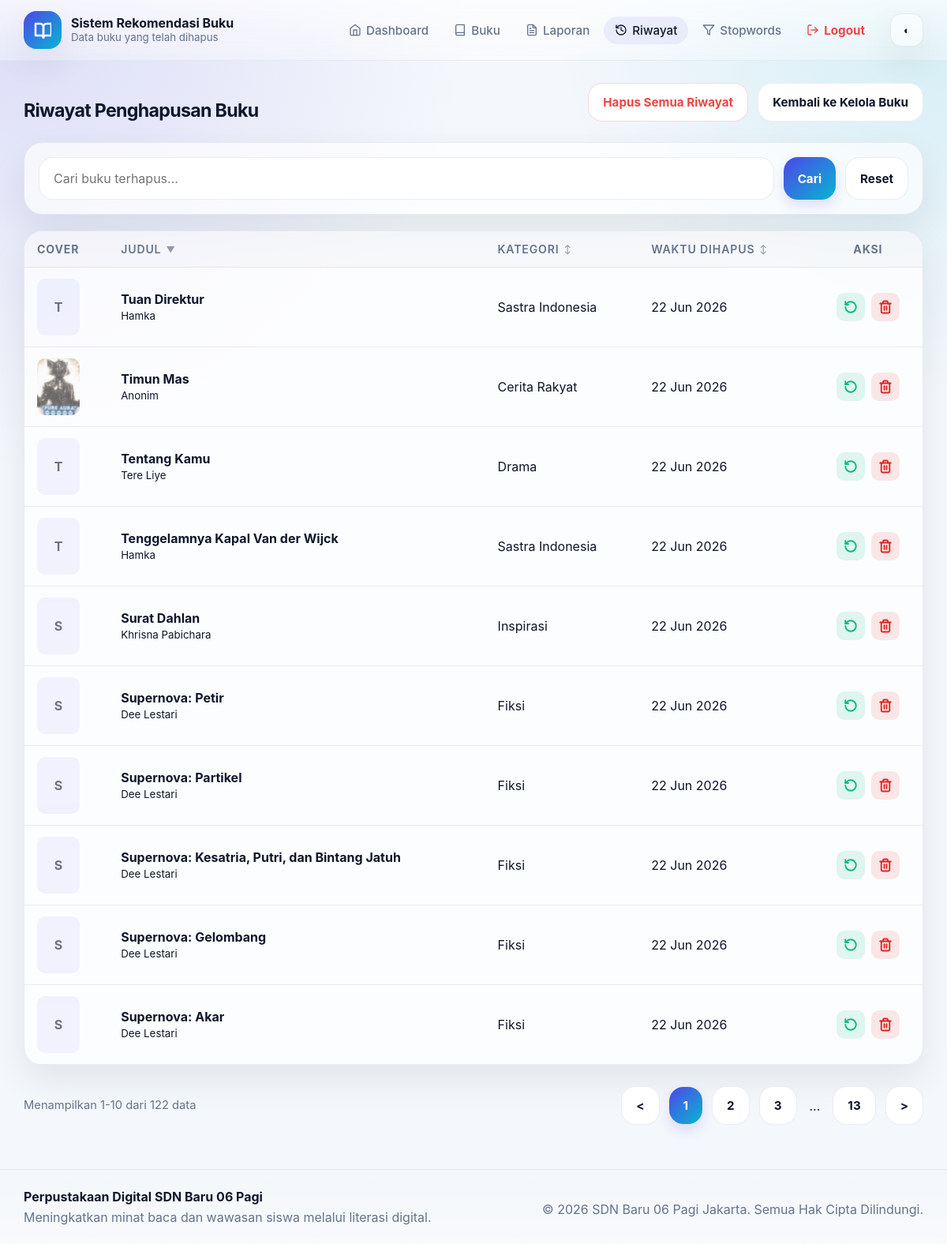
The app's page /admin/book-history.php?sort=title&order=desc&page=1 (signed in) with its own data.
### tables this page shows
CREATE TABLE `books` (
  `id` int(11) NOT NULL,
  `title` varchar(200) NOT NULL,
  `author` varchar(150) NOT NULL,
  `category` varchar(100) NOT NULL,
  `year` int(11) DEFAULT NULL,
  `description` text NOT NULL,
  `keywords` text DEFAULT NULL,
  `cover_image` varchar(255) DEFAULT NULL,
  `deleted_at` timestamp NULL DEFAULT NULL,
  `created_at` timestamp NOT NULL DEFAULT current_timestamp(),
  `updated_at` timestamp NULL DEFAULT NULL ON UPDATE current_timestamp()
);

### admin/book-history.php (the view, shortened to what this page needs)
<?php
require_once __DIR__ . '/../includes/functions.php';
$conn = db();
function clean_sort_key(string $key, array $allowed, string $default): string
{
    return array_key_exists($key, $allowed) ? $key : $default;
}
function clean_sort_order(string $order): string
{
    $order = strtolower($order);
    return $order === 'asc' ? 'ASC' : 'DESC';
}
function build_query_string(array $params): string
{
    return http_build_query($params);
}
$search = trim($_GET['search'] ?? '');
$allowedSort = [
    'title' => 'title',
    'author' => 'author',
    'category' => 'category',
    'year' => 'year',
    'deleted_at' => 'deleted_at',
];
$sort = clean_sort_key((string) ($_GET['sort'] ?? 'deleted_at'), $allowedSort, 'deleted_at');
$order = clean_sort_order((string) ($_GET['order'] ?? 'desc'));
$sortColumn = $allowedSort[$sort];
$page = max(1, (int) ($_GET['page'] ?? 1));
$perPage = 10;
$offset = ($page - 1) * $perPage;
$whereSql = ' WHERE deleted_at IS NOT NULL';
$countSql = 'SELECT COUNT(*) AS total FROM books';
$listSql = 'SELECT * FROM books';
$countSql .= $whereSql;
$listSql .= $whereSql . " ORDER BY {$sortColumn} {$order} LIMIT {$perPage} OFFSET {$offset}";
$totalBooks = 0;
$countResult = $conn->query($countSql);
if ($countResult) {
    $totalBooks = (int) ($countResult->fetch_assoc()['total'] ?? 0);
}
$result = $conn->query($listSql);
$books = [];
if ($result) {
    while ($row = $result->fetch_assoc()) {
        $books[] = $row;
    }
}
$totalPages = max(1, (int) ceil($totalBooks / $perPage));
function sort_link(
    string $label,
    string $key,
    string $currentSort,
    string $currentOrder,
    array $baseParams
): string {
    $isActive = $currentSort === $key;
    $nextOrder = (
        $isActive && strtoupper($currentOrder) === 'ASC'
    ) ? 'desc' : 'asc';
    $baseParams['sort'] = $key;
    $baseParams['order'] = $nextOrder;
    $baseParams['page'] = 1;
    $icon = '↕';
    if ($isActive) {
        $icon = strtoupper($currentOrder) === 'ASC'
            ? '▲'
            : '▼';
    }
    $url = 'book-history.php?' . build_query_string($baseParams);
    return '
        <a
            href="' . e($url) . '"
            style="
                display:flex;
                align-items:center;
                gap:6px;
                text-decoration:none;
                color:inherit;
                font-weight:600;
            "
        >
            <span>' . e($label) . '</span>
            <span style="font-size:11px;opacity:.7;">' . $icon . '</span>
        </a>
    ';
}
$baseParams = [];
?>
<section class="container">
    <div class="section-head">
        <div>
            <h2>Riwayat Penghapusan Buku</h2>
        </div>
        <div class="form-actions">
            <?php if ($totalBooks > 0): ?>
            <button class="btn btn-soft" style="color: #ef4444; border-color: rgba(239, 68, 68, 0.2);" onclick="document.getElementById('deleteAllModal').classList.remove('hidden')">Hapus Semua Riwayat</button>
            <?php endif; ?>
            <a class="btn btn-soft" href="books.php">Kembali ke Kelola Buku</a>
        </div>
    </div>
    <div class="section">
        <form method="get" class="search-panel" style="margin-bottom: 20px;">
            <div class="search-row">
                <input
                    class="search-input"
                    type="text"
                    name="search"
                    value="<?= e($search); ?>"
                    placeholder="Cari buku terhapus..."
                >
                <button class="btn btn-primary" type="submit">Cari</button>
                <a class="btn btn-soft" href="book-history.php">Reset</a>
            </div>
        </form>
    </div>
    <div class="table-wrap">
        <table>
            <thead>
                <tr>
                    <th>Cover</th>
                    <th><?= sort_link('Judul', 'title', $sort, $order, $baseParams); ?></th>
                    <th><?= sort_link('Kategori', 'category', $sort, $order, $baseParams); ?></th>
                    <th><?= sort_link('Waktu Dihapus', 'deleted_at', $sort, $order, $baseParams); ?></th>
                    <th style="text-align: center;">Aksi</th>
                </tr>
            </thead>
            <tbody>
            <?php if (!$books): ?>
                <tr>
                    <td colspan="5">Belum ada data buku yang dihapus.</td>
                </tr>
            <?php else: ?>
                <?php foreach ($books as $book): ?>
                    <tr>
                        <td>
                            <?php if (!empty($book['cover_image'])): ?>
                                <img
                                    src="<?= e('../' . ltrim((string) $book['cover_image'], '/')); ?>"
                                    alt="<?= e($book['title']); ?>"
                                    style="width:54px;height:72px;object-fit:cover;border-radius:10px;opacity:0.6;"
                                >
                            <?php else: ?>
                                <div style="width:54px;height:72px;border-radius:10px;background:rgba(99,102,241,.12);display:flex;align-items:center;justify-content:center;font-weight:700;opacity:0.6;">
                                    <?= e(mb_strtoupper(mb_substr((string) $book['title'], 0, 1))); ?>
                                </div>
                            <?php endif; ?>
                        </td>
                        <td><strong><?= e($book['title']); ?></strong><br><small><?= e($book['author']); ?></small></td>
                        <td><?= e($book['category']); ?></td>
                        <td><?= format_date_id($book['deleted_at']); ?></td>
                        <td style="text-align: center;">
                            <div class="form-actions" style="justify-content: center; gap: 8px;">
                                <a class="btn-icon btn-restore" href="javascript:void(0);" onclick="confirmRestore(<?= (int) $book['id']; ?>)" title="Restore">
                                    <svg xmlns="http://www.w3.org/2000/svg" width="18" height="18" viewBox="0 0 24 24" fill="none" stroke="currentColor" stroke-width="2.5" stroke-linecap="round" stroke-linejoin="round"><path d="M3 12a9 9 0 1 0 9-9 9.75 9.75 0 0 0-6.74 2.74L3 8"/><path d="M3 3v5h5"/></svg>
                                </a>
                                <a class="btn-icon btn-delete" href="javascript:void(0);" onclick="confirmForceDelete(<?= (int) $book['id']; ?>)" title="Hapus Permanen">
                                </a>
                            </div>
                        </td>
                    </tr>
                <?php endforeach; ?>
            <?php endif; ?>
            </tbody>
        </table>
    </div>
    <div class="section" style="display:flex;align-items:center;justify-content:space-between;gap:12px;flex-wrap:wrap;">
        <div class="helper">
            Menampilkan <?= $totalBooks ? ($offset + 1) : 0; ?>-<?= min($offset + $perPage, $totalBooks); ?> dari <?= $totalBooks; ?> data
        </div>
        <div class="form-actions" style="flex-wrap:wrap; align-items:center;">
    <?php
    $prevParams = $baseParams;
    $prevParams['sort'] = $sort;
    $prevParams['order'] = strtolower($order);
    $prevParams['page'] = max(1, $page - 1);
    $nextParams = $baseParams;
    $nextParams['sort'] = $sort;
    $nextParams['order'] = strtolower($order);
    $nextParams['page'] = min($totalPages, $page + 1);
    $window = 2;
    ?>
    <a
        class="btn btn-soft <?= $page <= 1 ? 'disabled' : ''; ?>"
        href="book-history.php?<?= e(build_query_string($prevParams)); ?>"
    >
        &lt;
    </a>
    <?php for ($i = 1; $i <= $totalPages; $i++): ?>
        <?php if (
            $i == 1 ||
            $i == $totalPages ||
            ($i >= $page - $window && $i <= $page + $window)
        ): ?>
            <?php
            $params = $baseParams;
            $params['sort'] = $sort;
            $params['order'] = strtolower($order);
            $params['page'] = $i;
            $active = $i === $page;
            ?>
            <a
                class="btn <?= $active ? 'btn-primary' : 'btn-soft'; ?>"
                href="book-history.php?<?= e(build_query_string($params)); ?>"
            >
                <?= $i; ?>
            </a>
        <?php elseif (
            $i == $page - $window - 1 ||
            $i == $page + $window + 1
        ): ?>
            <span style="padding:0 4px;">...</span>
        <?php endif; ?>
    <?php endfor; ?>
    <a
        class="btn btn-soft <?= $page >= $totalPages ? 'disabled' : ''; ?>"
        href="book-history.php?<?= e(build_query_string($nextParams)); ?>"
    >
        &gt;
    </a>
</div>
</section>

### assets/css/style.css (style rules this page uses)
:root { --bg: #f4f7fb; --bg-2: #ffffff; --text: #0f172a; --muted: #64748b; --primary: #4f46e5; --primary-2: #06b6d4; --border: rgba(148, 163, 184, 0.2); --shadow: 0 18px 45px rgba(15, 23, 42, 0.08); --shadow-strong: 0 24px 60px rgba(15, 23, 42, 0.14); --card: rgba(255, 255, 255, 0.75); --glass: rgba(255, 255, 255, 0.55); --chip: rgba(79, 70, 229, 0.08); }
* { box-sizing: border-box; }
html { scroll-behavior: smooth; }
body { margin: 0; font-family: Inter, system-ui, -apple-system, BlinkMacSystemFont, "Segoe UI", sans-serif; background: radial-gradient(circle at top left, rgba(79, 70, 229, 0.15), transparent 30%), radial-gradient(circle at top right, rgba(6, 182, 212, 0.14), transparent 25%), var(--bg); color: var(--text); min-height: 100vh; display: flex; flex-direction: column; }
a { color: inherit; text-decoration: none; }
img { max-width: 100%; display: block; }
.container { width: 95%; max-width: 1800px; margin: 0 auto; }
.search-panel { margin-top: 12px; padding: 18px; border-radius: 24px; background: rgba(255, 255, 255, 0.68); border: 1px solid var(--border); box-shadow: var(--shadow); }
.search-row { display: flex; gap: 12px; }
.search-input { flex: 1; border: 1px solid var(--border); border-radius: 18px; padding: 16px 18px; background: var(--bg-2); color: var(--text); font: inherit; outline: none; box-shadow: inset 0 1px 0 rgba(255,255,255,0.02); }
.btn { border: 0; border-radius: 18px; padding: 14px 18px; font-family: inherit; font-size: 0.95rem; font-weight: 700; cursor: pointer; transition: transform 180ms ease, box-shadow 180ms ease, opacity 180ms ease; display: inline-flex; align-items: center; justify-content: center; gap: 8px; }
.btn-primary { color: white; background: linear-gradient(135deg, var(--primary), var(--primary-2)); box-shadow: 0 8px 16px rgba(79, 70, 229, 0.15); }
.btn-soft { color: var(--text); background: var(--bg-2); border: 1px solid var(--border); }
.section { margin-top: 26px; }
.section-head { display: flex; align-items: end; justify-content: space-between; gap: 12px; margin-bottom: 16px; }
.section-head h2, .section-head h3 { margin: 0; font-size: 1.45rem; letter-spacing: -0.03em; }
.table-wrap { overflow: auto; border-radius: 24px; border: 1px solid var(--border); background: var(--card); box-shadow: var(--shadow); }
table { width: 100%; border-collapse: collapse; min-width: 860px; }
th, td { padding: 14px 16px; text-align: left; border-bottom: 1px solid var(--border); vertical-align: middle; }
th { color: var(--muted); font-size: 0.88rem; text-transform: uppercase; letter-spacing: 0.06em; background: rgba(148,163,184,0.05); }
.form-actions { display: flex; gap: 12px; flex-wrap: wrap; }
.helper { color: var(--muted); font-size: 0.92rem; line-height: 1.6; }
.btn-icon { display: inline-flex; align-items: center; justify-content: center; width: 36px; height: 36px; border-radius: 10px; transition: 200ms ease; flex-shrink: 0; }
.btn-delete { background: rgba(239, 68, 68, 0.12); color: #dc2626; }
.btn-restore { background: rgba(16, 185, 129, 0.12); color: #10b981; }

### records on screen
books: title "T", title "Tuan Direktur", author "Hamka", category "Sastra Indonesia", deleted_at "22 Jun 2026"
books: cover_image (picture), title "Timun Mas", author "Anonim", category "Cerita Rakyat", deleted_at "22 Jun 2026"
books: title "T", title "Tentang Kamu", author "Tere Liye", category "Drama", deleted_at "22 Jun 2026"
books: title "T", title "Tenggelamnya Kapal Van der Wijck", author "Hamka", category "Sastra Indonesia", deleted_at "22 Jun 2026"
books: title "S", title "Surat Dahlan", author "Khrisna Pabichara", category "Inspirasi", deleted_at "22 Jun 2026"
books: title "S", title "Supernova: Petir", author "Dee Lestari", category "Fiksi", deleted_at "22 Jun 2026"
books: title "S", title "Supernova: Partikel", author "Dee Lestari", category "Fiksi", deleted_at "22 Jun 2026"
books: title "S", title "Supernova: Kesatria, Putri, dan Bintang Jatuh", author "Dee Lestari", category "Fiksi", deleted_at "22 Jun 2026"
books: title "S", title "Supernova: Gelombang", author "Dee Lestari", category "Fiksi", deleted_at "22 Jun 2026"
books: title "S", title "Supernova: Akar", author "Dee Lestari", category "Fiksi", deleted_at "22 Jun 2026"

### other values on screen
APP_NAME "Sistem Rekomendasi Buku"
$subtitle "Data buku yang telah dihapus"
$item['label'] "Dashboard"
$item['label'] "Buku"
$item['label'] "Laporan"
$item['label'] "Riwayat"
$item['label'] "Stopwords"
$item['label'] "Logout"
$label "JUDUL KATEGORI WAKTU DIHAPUS"
$icon "▼ ↕ ↕"
$offset + 1 "1"
min($offset + $perPage, $totalBooks) "10"
$totalBooks "122"
